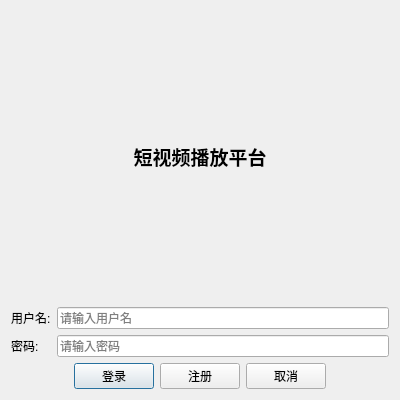
<?xml version="1.0" encoding="UTF-8"?>
<ui version="4.0">
 <class>LoginDialog</class>
 <widget class="QDialog" name="LoginDialog">
  <property name="geometry">
   <rect>
    <x>0</x>
    <y>0</y>
    <width>400</width>
    <height>400</height>
   </rect>
  </property>
  <property name="windowTitle">
   <string>短视频播放平台 - 登录</string>
  </property>
  <layout class="QVBoxLayout" name="verticalLayout">
   <item>
    <widget class="QLabel" name="lb_title">
     <property name="font">
      <font>
       <pointsize>14</pointsize>
       <weight>75</weight>
       <bold>true</bold>
      </font>
     </property>
     <property name="text">
      <string>短视频播放平台</string>
     </property>
     <property name="alignment">
      <set>Qt::AlignCenter</set>
     </property>
    </widget>
   </item>
   <item>
    <layout class="QGridLayout" name="gridLayout">
     <item row="0" column="0">
      <widget class="QLabel" name="lb_username">
       <property name="text">
        <string>用户名:</string>
       </property>
      </widget>
     </item>
     <item row="0" column="1">
      <widget class="QLineEdit" name="le_username">
       <property name="text">
        <string/>
       </property>
       <property name="placeholderText">
        <string>请输入用户名</string>
       </property>
      </widget>
     </item>
     <item row="1" column="0">
      <widget class="QLabel" name="lb_password">
       <property name="text">
        <string>密码:</string>
       </property>
      </widget>
     </item>
     <item row="1" column="1">
      <widget class="QLineEdit" name="le_password">
       <property name="text">
        <string/>
       </property>
       <property name="placeholderText">
        <string>请输入密码</string>
       </property>
      </widget>
     </item>
    </layout>
   </item>
   <item>
    <layout class="QHBoxLayout" name="horizontalLayout">
     <item>
      <spacer name="horizontalSpacer">
       <property name="orientation">
        <enum>Qt::Horizontal</enum>
       </property>
       <property name="sizeHint" stdset="0">
        <size>
         <width>0</width>
         <height>0</height>
        </size>
       </property>
      </spacer>
     </item>
     <item>
      <widget class="QPushButton" name="pb_login">
       <property name="text">
        <string>登录</string>
       </property>
      </widget>
     </item>
     <item>
      <widget class="QPushButton" name="pb_register">
       <property name="text">
        <string>注册</string>
       </property>
      </widget>
     </item>
     <item>
      <widget class="QPushButton" name="pb_cancel">
       <property name="text">
        <string>取消</string>
       </property>
      </widget>
     </item>
     <item>
      <spacer name="horizontalSpacer_2">
       <property name="orientation">
        <enum>Qt::Horizontal</enum>
       </property>
       <property name="sizeHint" stdset="0">
        <size>
         <width>0</width>
         <height>0</height>
        </size>
       </property>
      </spacer>
     </item>
    </layout>
   </item>
  </layout>
 </widget>
 <resources/>
 <connections/>
</ui>
